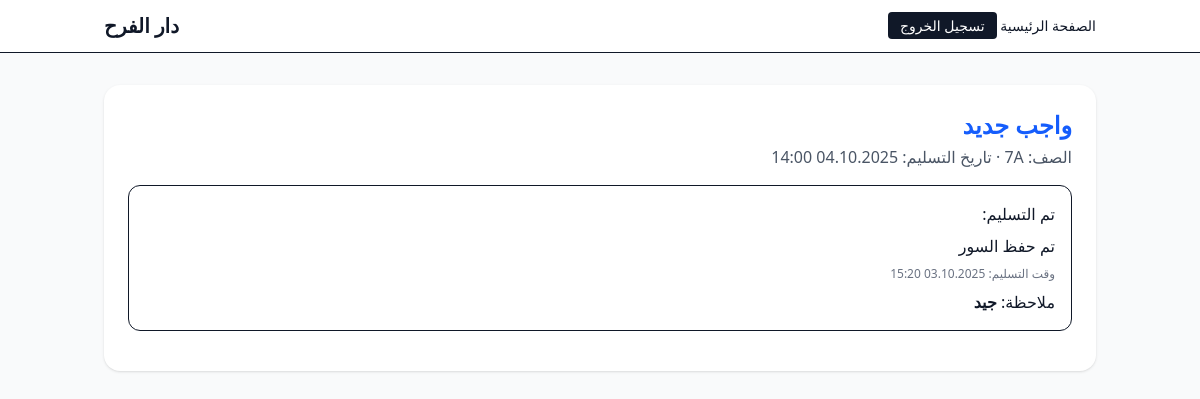
Screenshot of /assignments/1/ (signed in) with the database file from the repository.
### core/models.py (models this page shows, shortened)
class Assignment(models.Model):
    classroom = models.ForeignKey(ClassRoom, on_delete=models.CASCADE, related_name="assignments")
    title = models.CharField(max_length=200)
    description = models.TextField(blank=True)
    due_at = models.DateTimeField()
    created_by = models.ForeignKey(User, on_delete=models.CASCADE, related_name="assignments_created")
    created_at = models.DateTimeField(auto_now_add=True)

class Submission(models.Model):
    assignment = models.ForeignKey(Assignment, on_delete=models.CASCADE, related_name="submissions")
    student = models.ForeignKey(User, on_delete=models.CASCADE, related_name="submissions")
    text = models.TextField(blank=True)
    file = models.FileField(upload_to="submissions/", blank=True, null=True)
    submitted_at = models.DateTimeField(auto_now_add=True)
    grade = models.CharField(max_length=10, blank=True)
    class Meta:
        unique_together = ("assignment", "student")  # jeder Schüler genau eine Abgabe

### core/views.py (the view, shortened to what this page needs)
# urls.py: path("assignments/<int:pk>/", views.assignment_detail, name="assignment_detail"),
@login_required
def assignment_detail(request, pk):
    a = get_object_or_404(Assignment, pk=pk)
    now = timezone.now()
    is_student = a.classroom.students.filter(id=request.user.id).exists()
    is_teacher = a.classroom.teachers.filter(id=request.user.id).exists()
    existing = Submission.objects.filter(assignment=a, student=request.user).first()
    now = timezone.now()
    can_submit = is_student and (now <= a.due_at)
    submissions = missing_students = None
    if request.method == "POST":
        sid = request.POST.get("grade_submission_id")
        if is_teacher and sid:
            s = get_object_or_404(Submission, id=sid, assignment=a)
            s.grade = (request.POST.get("grade") or "").strip()
            s.save()
            return redirect("assignment_detail", pk=a.id)
        if is_student and can_submit:
            form = SubmissionForm(request.POST, request.FILES, instance=existing)
            if form.is_valid():
                s = form.save(commit=False)
                s.assignment = a
                s.student = request.user
                s.save()
                return redirect("assignment_detail", pk=a.id)
        else:
            form = SubmissionForm(instance=existing)  # liest vorhandene Daten ein
    else:
        form = SubmissionForm(instance=existing)
    ctx = {
        "assignment": a,
        "is_teacher": is_teacher,
        "is_student": is_student,
        "submission": existing,
        "submissions": submissions,
        "missing_students": missing_students,
        "can_submit": can_submit,
        "form": form,
    }
    return render(request, "core/assignment_detail.html", ctx)

### templates/core/assignment_detail.html (shortened to what this page needs)
{% extends "base.html" %}
{% block content %}
<div class="bg-white rounded-2xl shadow p-6" dir="rtl">
    <h2 class="text-2xl font-semibold text-blue-600 mb-1">{{ assignment.title }}</h2>
    <div class="text-gray-600 mb-4">
        الصف: {{ assignment.classroom.name }}
        · تاريخ التسليم: {{ assignment.due_at|date:"d.m.Y H:i" }}
    </div>
    {% if is_student %}
    {% if submission %}
    <div class="p-4 border rounded-xl mb-4">
        <div class="font-medium mb-2">تم التسليم:</div>
        {% if submission.text %}<p class="mb-2">{{ submission.text|linebreaksbr }}</p>{% endif %}
        <div class="text-xs text-gray-500 mt-2">وقت التسليم: {{ submission.submitted_at|date:"d.m.Y H:i" }}</div>
        {% if submission.grade %}<div class="mt-2">ملاحظة: <b>{{ submission.grade }}</b></div>{% endif %}
    </div>
    {% endif %}
    {% endif %}
</div>
{% endblock %}

### rows the page displays
Assignment: title "واجب جديد", due_at "04.10.2025 14:00"
Submission: text "تم حفظ السور", submitted_at "03.10.2025 15:20", grade "جيد"
